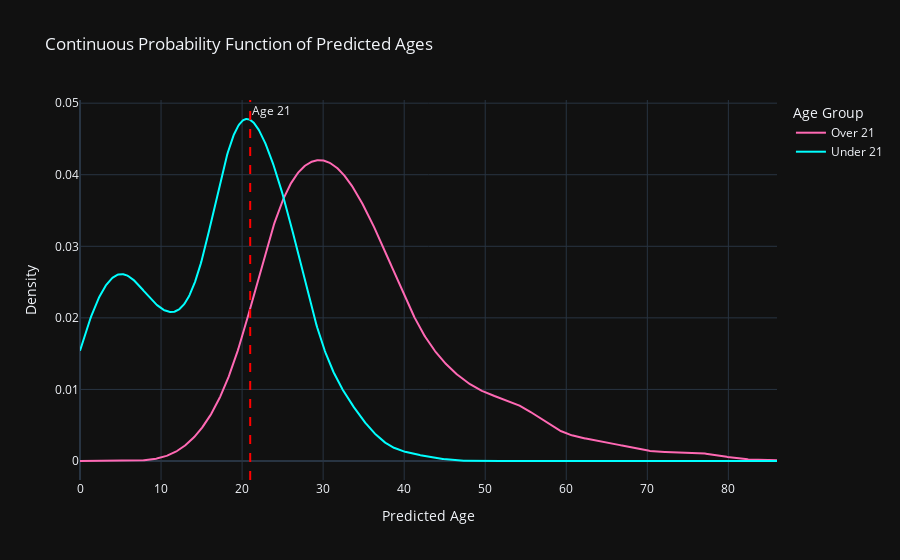

The notebook cell saved with this chart:
### Code cell
# Assuming df is your DataFrame and has columns 'predicted' and 'actual'
df['predicted_rounded_down'] = np.floor(df['predicted'])

# Filter data into two groups
df_over_21 = df[df['actual'] > 20]
df_under_21 = df[df['actual'] <= 20]

# Create KDE for the predicted ages for each group
kde_over_21 = gaussian_kde(df_over_21['predicted_rounded_down'])
kde_under_21 = gaussian_kde(df_under_21['predicted_rounded_down'])

# Generate x values for plotting
x_vals = np.linspace(df['predicted_rounded_down'].min(), df['predicted_rounded_down'].max(), 1000)

# Evaluate the KDEs
y_vals_over_21 = kde_over_21(x_vals)
y_vals_under_21 = kde_under_21(x_vals)

# Create the figure
fig = go.Figure()

# Add KDE line for those over 21
fig.add_trace(go.Scatter(x=x_vals, y=y_vals_over_21, mode='lines', line=dict(color='hotpink'), name='Over 21'))

# Add KDE line for those under 21
fig.add_trace(go.Scatter(x=x_vals, y=y_vals_under_21, mode='lines', line=dict(color='aqua'), name='Under 21'))

# Add vertical line at 21
fig.add_vline(x=21, line_dash='dash', line_color='red', annotation_text='Age 21', annotation_position='top right')

# Set title and legend
fig.update_layout(
    title='Continuous Probability Function of Predicted Ages',
    xaxis_title='Predicted Age',
    yaxis_title='Density',
    legend_title='Age Group',
    template='plotly_dark'
)

# Save the figure
fig.write_image('../pics/predicted_ages.png')

# Show the figure
fig.show()

### Figure 1 — Plotly figure (JSON) as saved in the notebook; plotly's stock layout.template omitted (floating-point values rounded to 4 significant figures; data arrays with more than 128 entries replaced by an {"elided": "..."} marker saying what was removed)
{"data": [{"line": {"color": "hotpink"}, "mode": "lines", "name": "Over 21", "type": "scatter", "x": {"elided": "1000 float values"}, "y": {"elided": "1000 float values"}}, {"line": {"color": "aqua"}, "mode": "lines", "name": "Under 21", "type": "scatter", "x": {"elided": "1000 float values"}, "y": {"elided": "1000 float values"}}], "layout": {"annotations": [{"showarrow": false, "text": "Age 21", "x": 21, "xanchor": "left", "xref": "x", "y": 1, "yanchor": "top", "yref": "y domain"}], "legend": {"title": {"text": "Age Group"}}, "shapes": [{"line": {"color": "red", "dash": "dash"}, "type": "line", "x0": 21, "x1": 21, "xref": "x", "y0": 0, "y1": 1, "yref": "y domain"}], "title": {"text": "Continuous Probability Function of Predicted Ages"}, "xaxis": {"title": {"text": "Predicted Age"}}, "yaxis": {"title": {"text": "Density"}}}}
